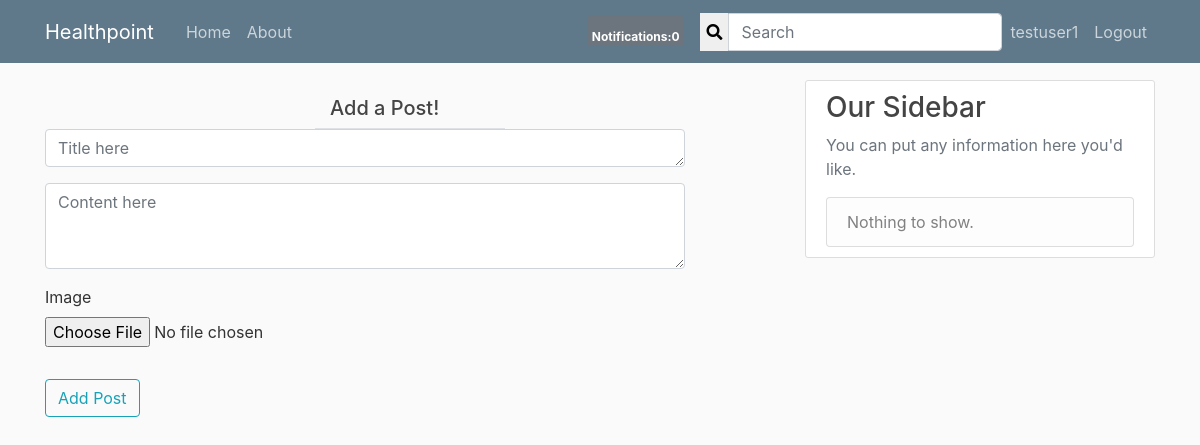
The app's page / (signed in), older data.
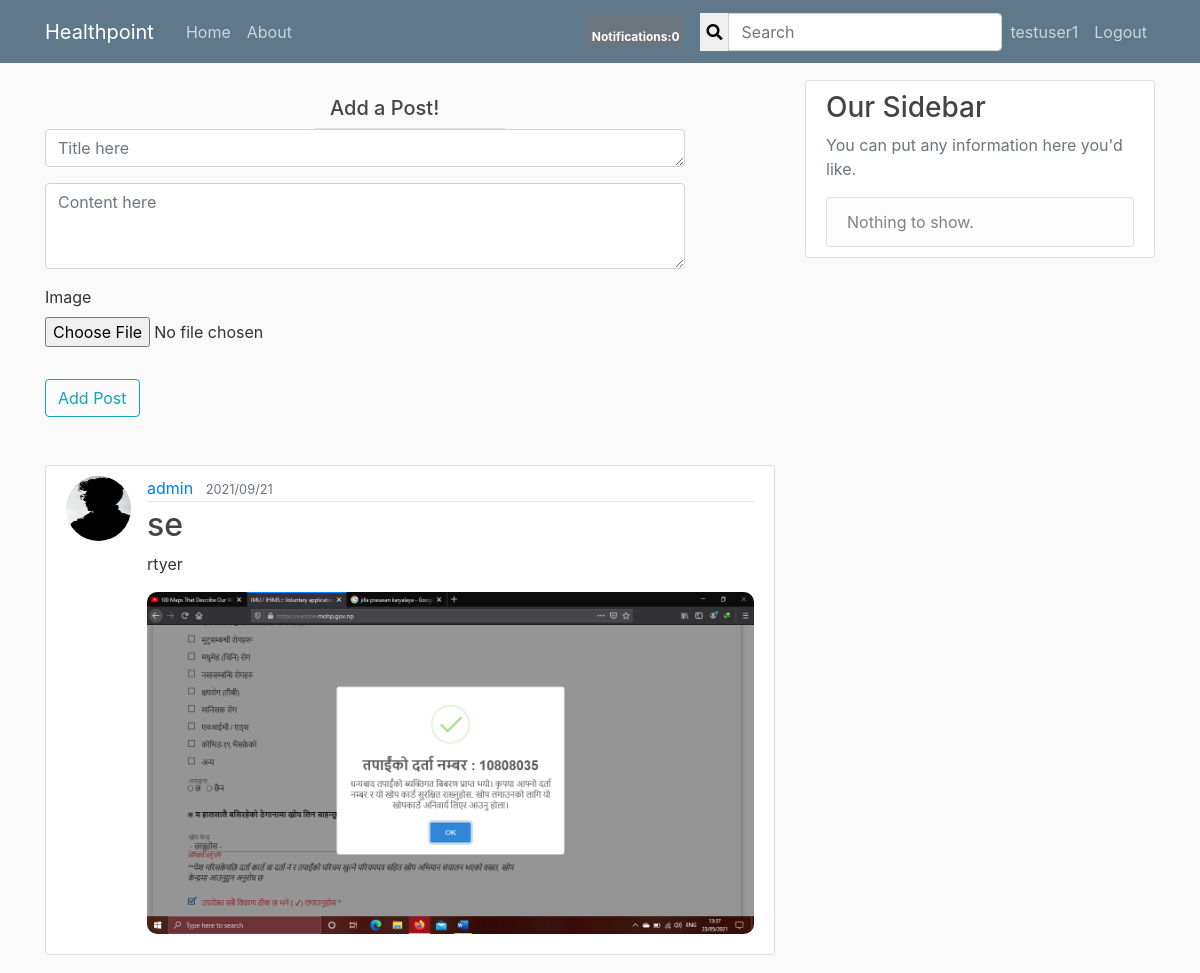
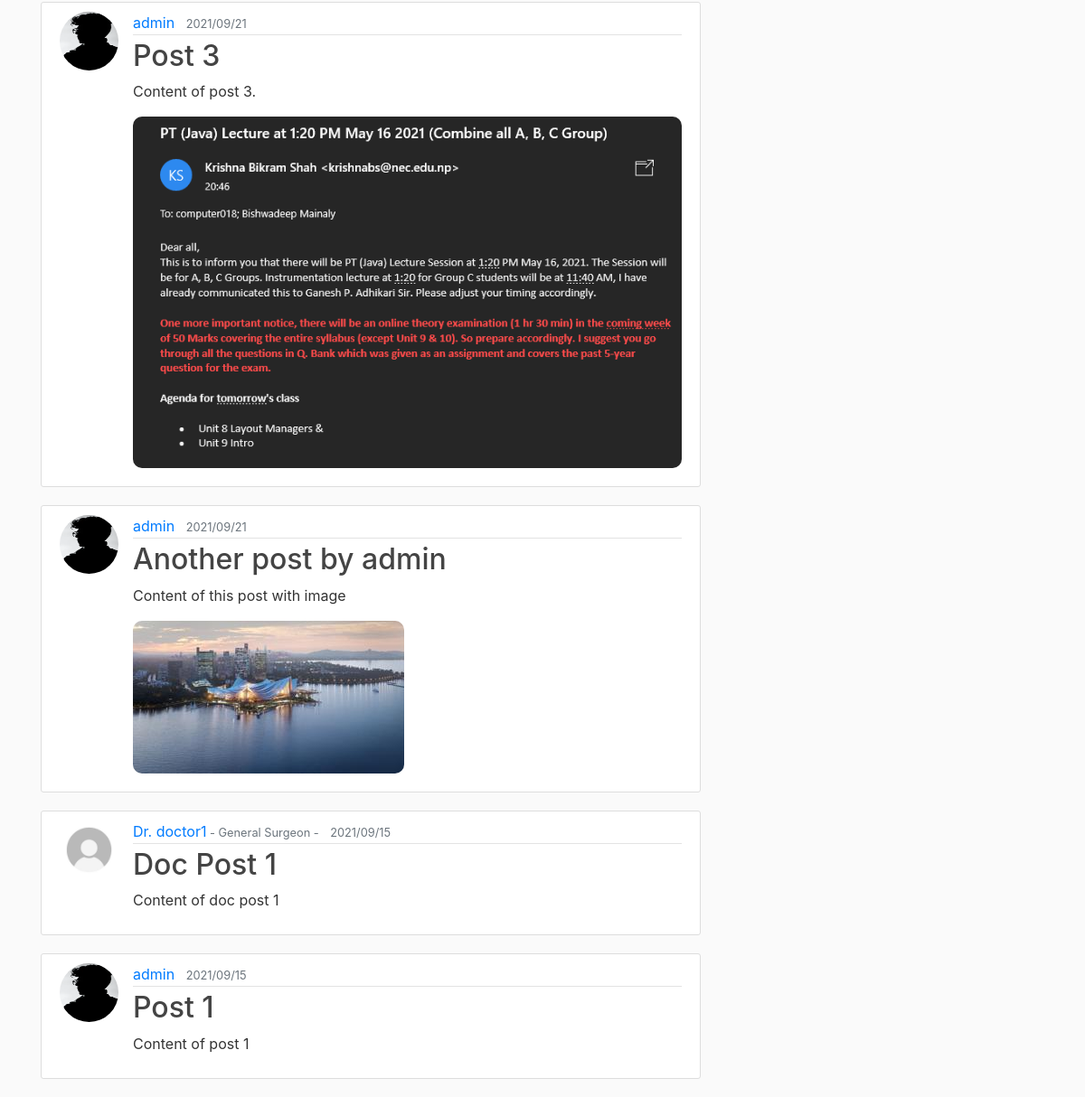
The same page, newer data (2 pictures, top to bottom).
### healthpoint/models.py (models this page shows, shortened)
class Post(models.Model):
	title = models.CharField(max_length=100)
	content = models.TextField()
	image = models.ImageField(upload_to='post_photos', blank=True, null=True)
	date_posted = models.DateTimeField(default=timezone.now)
	author = models.ForeignKey(User, on_delete=models.CASCADE)
	likes = models.ManyToManyField(User, blank=True, related_name='likes')
	dislikes = models.ManyToManyField(User, blank=True, related_name='dislikes')
	class Meta:
		ordering = ['-date_posted']

### account/models.py (models this page shows, shortened)
class User(AbstractBaseUser, PermissionsMixin):
	id = models.AutoField(primary_key = True)
	email = models.EmailField(max_length=200, unique=True)
	user_name = models.CharField(max_length=20, unique=True)
	full_name = models.CharField(max_length=100)
	date_joined = models.DateTimeField(default=timezone.now, blank=True)
	is_staff = models.BooleanField(default=False)
	is_active = models.BooleanField(default=True)
	is_doctor = models.BooleanField(default=False)
	is_superuser = models.BooleanField(default=False)
	objects = AccountManager()
	USERNAME_FIELD = 'email'
	REQUIRED_FIELDS = ['user_name', 'full_name']
	def __str__(self):
		return self.user_name

class UserProfile(models.Model):
	user = models.OneToOneField(User, related_name='profile' ,on_delete=models.CASCADE, primary_key=True)
	address = models.CharField(max_length=200, null=True, blank=True)
	profile_pic = models.ImageField(default='default.jpg', upload_to='profile_pics', null=True, blank=True)
	date_of_birth = models.DateField(null=True, blank=True)
	followers = models.ManyToManyField(User, blank=True, related_name='followers')
	followings = models.ManyToManyField(User, blank=True, related_name='followings')

class Doctor(models.Model):
	user = models.OneToOneField(User, related_name='doctor' ,on_delete=models.CASCADE, primary_key=True)
	college_attended = models.CharField(max_length=200)
	college_address = models.CharField(max_length=200)
	date_graduated = models.DateField(null=True, blank=True)
	certificate_of_graduation = models.ImageField(upload_to='certificates')
	current_affiliation = models.CharField(max_length=200)
	specialization = models.CharField(max_length=100)

### healthpoint/views.py (the view, shortened to what this page needs)
# urls.py: path('', views.home.as_view(), name='healthpoint-home'),
class home(View):
	def get(self, request, *args, **kwargs):
		logged_in_user = request.user
		posts = Post.objects.filter(
			author__profile__followers__in = [logged_in_user.id]
			)
		form = PostForm()
		context = {
		'posts':posts,
		'form': form
		}
		return render(request, 'healthpoint/home.html', context)

### healthpoint/forms.py
class PostForm(forms.ModelForm):
	title = forms.CharField(
		label = '',
		widget = forms.Textarea(attrs={
			'style':'max-width : 40em',
			'rows':1,
			'placeholder':'Title here'
			}))
	content = forms.CharField(
		label = '',
		widget = forms.Textarea(attrs={
			'style':'max-width : 40em',
			'rows':3,
			'placeholder':'Content here'
			}))
	image = forms.ImageField(required=False)
	class Meta:
		model = Post
		fields = ['title', 'content', 'image']

### healthpoint/templatetags/custom_tags.py (called while the page is built)
@register.inclusion_tag('healthpoint/show_notifications.html', takes_context=True)
def show_notifications(context):
	request_user = context['request'].user
	notifications = Notification.objects.filter(to_user=request_user).exclude(user_has_seen=True).order_by('-date')
	return {'notifications':notifications}

### healthpoint/templates/healthpoint/home.html (shortened to what this page needs)
{% extends "healthpoint/base.html" %}
{% load crispy_forms_tags %}
{% block content %}
		<div class="row justify-content-center mt-3">
        <div class="col-md-3 col-sm-12 border-bottom">
            <h5>Add a Post!</h5>
        </div>
    </div>
    <div class="mb-5">
		<form method="POST" enctype="multipart/form-data">
			<fieldset class="form-group">
				{{ form|crispy }}
			</fieldset>
			{% if user.is_authenticated %}
			<div class="form-group">
				<button class="btn btn-outline-info" type="submit">Add Post</button>
			</div>
			{% else %}
			<div class="form-group">
				<a type="button" class="ml-2 btn btn-primary" href="{% url 'login' %}">Add Post</a>
			</div>
			{% endif %}
		</form>
	</div>
	{% for post in posts %}
		<article class="media content-section">
			<img class='rounded-circle article-img' src="{{ post.author.profile.profile_pic.url }}">
			<div class="media-body">
			    <div class="article-metadata">
			      <a class="mr-2" href="{% url 'user_profile' post.author.profile.pk %}">
			      	{% if post.author.is_doctor %}
			      		Dr. {{ post.author }}<small class="text-muted"> - {{ post.author.doctor.specialization }} -</small>
			      	{% else %}
			      		{{ post.author }}
			      	{% endif %}
			  	</a>
			      <small class="text-muted">{{ post.date_posted|date:"Y/m/d" }}</small>
			    </div>
			    <h2><a class="article-title" href="{% url 'post-detail' post.pk %}">{{ post.title }}</a></h2>
			    <p class="article-content">{{ post.content }}</p>
			    {% if post.image %}
			    	<img src="{{ post.image.url }}" style="max-width: 100%; max-height: auto; border-radius: 10px; margin-bottom: 10px;"/>
			    {% endif %}
		  </div>
		</article>
	{% endfor %}
{% endblock content %}

Row changes from the older to the newer data that the page shows:
added Post: author.profile.profile_pic (picture), author "admin", date_posted "2021/09/21", title "se", content "rtyer", image (picture)
added Post: author.profile.profile_pic (picture), author "admin", date_posted "2021/09/21", title "Post 3", content "Content of post 3.", image (picture)
added Post: author.profile.profile_pic (picture), author "admin", date_posted "2021/09/21", title "Another post by admin", content "Content of this post with image", image (picture)
now on this page (row unchanged): Post: author.profile.profile_pic (placeholder picture), author "doctor1", author.doctor.specialization "General Surgeon", date_posted "2021/09/15", title "Doc Post 1", content "Content of doc post 1"
now on this page (row unchanged): Post: author.profile.profile_pic (picture), author "admin", date_posted "2021/09/15", title "Post 1", content "Content of post 1"
